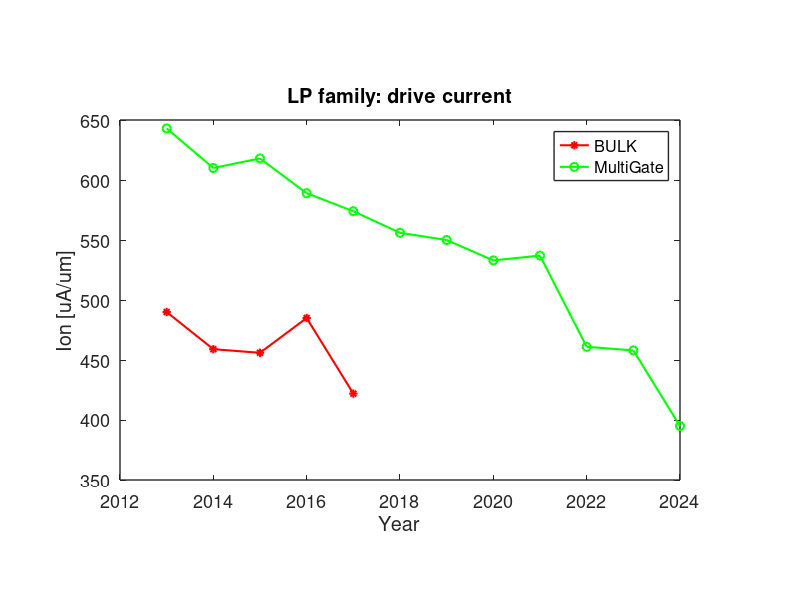
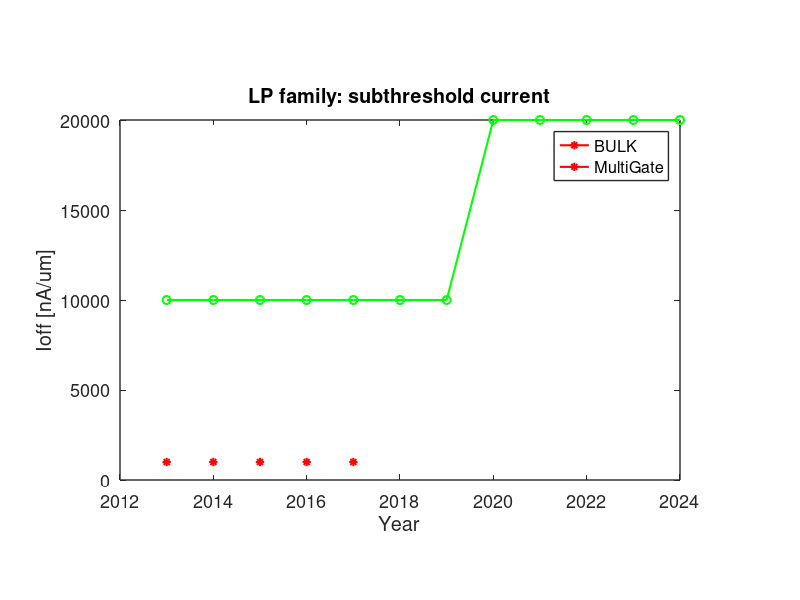
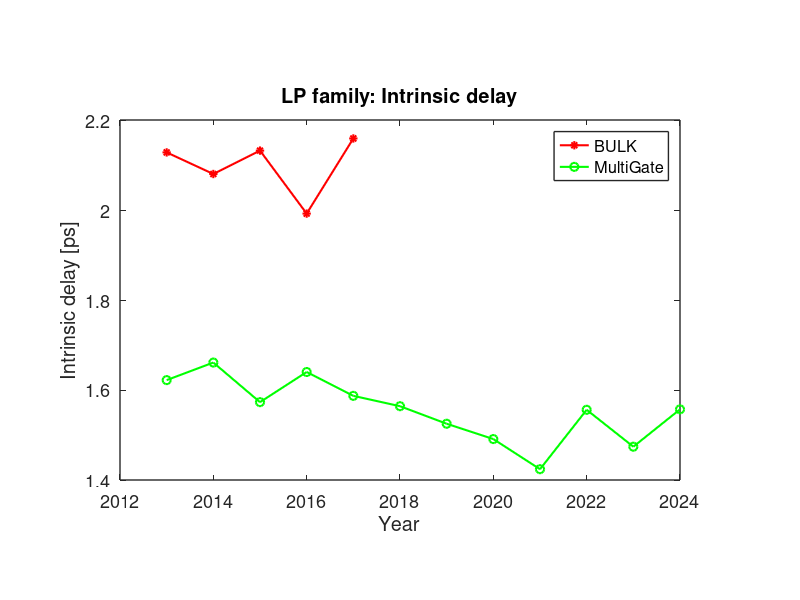
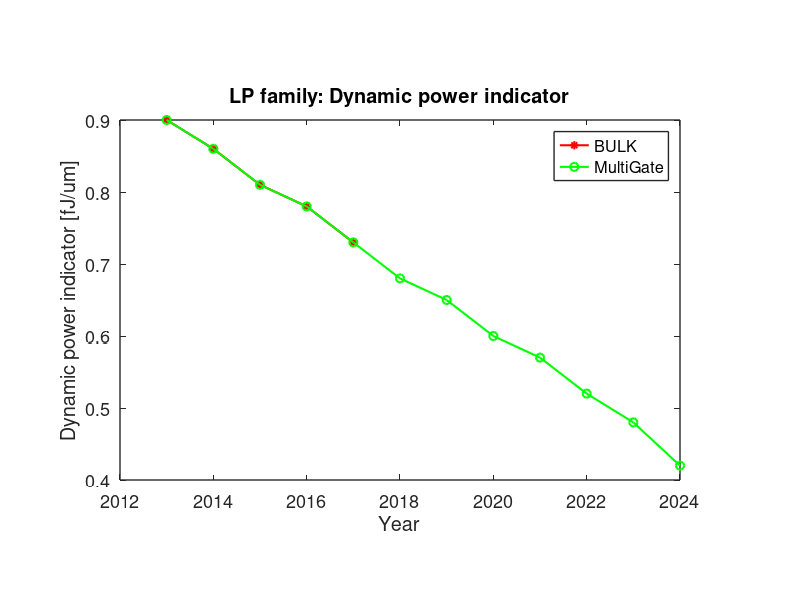

MATLAB code for these plots, in order:
%%%%%%%%%%%%%%%%%%%%%%%%%%
%%%PLOTS SCALING SCRIPT%%%
%%%     LP FAMILY      %%%
%%%%%%%%%%%%%%%%%%%%%%%%%%

clear all
close all
clc

%%ITRS years

year=[2013 2014 2015 2016 2017 2018 2019 2020 2021 2022 2023 2024];
year_B=[2013 2014 2015 2016 2017];


%%
%%Bulk (bulk parameters are marked with _B)
Lg_B=[23 21 19 18 16]; %physical gate length [nm]
Lch_B=[18.4 16.8 15.2 14.4 12.8]; %effective channel length [nm]
Vdd_B=[0.86 0.85 0.83 0.81 0.8]; %power supply voltage [V]
EOT_B=[0.8 0.77 0.73 0.7 0.67]; %equivalent oxide thickness [nm]
eps_HK_B=[12.5 13 13.5 14 14.5]; %dielectric constant of gate dielectric
T_HK_B=[2.56 2.57 2.53 2.51 2.49];%physical gate oxide thickness [nm]
CET_B=[1.1 1.07 1.03 1 0.97]; %capacitance equivalent thickness [nm]
Cch_B=[0.577 0.542 0.509 0.497 0.455]; %[fF/um]
Ioff_B=[10&10&20&20&50]; %[pA/um]
fr_intr_ratio_B=[1.1 1.2 1.3 1.4 1.5]; %ratio of fringing capacitance to intrinsic
C_fringe_B=[0.64 0.65 0.66 0.7 0.68]; %[fF/um]
Cg_tot_B=[1.21 1.19 1.17 1.19 1.14];  %[fF/um]
CVsquared_B=[0.9 0.86 0.81 0.78 0.73]; %dynamic power indicator [fJ/um]
Idsatn_Idsatp_ratio_B=[1.27 1.26 1.25 1.24 1.22];
Ch_doping_B=[5 6 7 7.7 8.4]; %[10^18 cm^(-3)] 
mobility_B=[400 400 400 400 400]; %[cm^(2)/V*s]
Ion_B=[490 459 456 485 422]; %[uA/um]						
Vt_lin_B=[0.619 0.639 0.636 0.676 0.647]; %[V]						
Vth_B=[0.528 0.543 0.533 0.54 0.53]; %[V]	in ITRS is Vt,sat						
Rsd_B=[188 179 171 162 156]; %[ohm*um]
tau_B=[2.128 2.08 2.132 1.992 2.159]; %intrinsic delay [ps]
Vdd_B_Vth_B_ratio=Vdd_B./Vth_B;
Ion_B_Ioff_B_ratio=Ion_B./Ioff_B;

%%
%Bulk function plots

%Charge density for different nodes (complete Qs model)
% [psi0, Qs_B, Qs_approx_B, Qs_app_exp_B]=charge_density_B(Ch_doping_B(1)); %year 2013
% set(0,'DefaultAxesFontSize',13);
% set(0,'DefaultTextFontSize',13);
% set(0,'DefaultLineLinewidth',0.75);
% plot(psi0,fliplr(Qs_B),'b-')
% axis([-0.2 1.3 0 1E-005])
% xlabel('Surface potential Psi(0) [V]')
% ylabel('|Charge density| [C/cm^2]')
% title('Charge density as a function of surface potential for HP (complete model)')
% hold on
% [psi0, Qs_B, Qs_approx_B, Qs_app_exp_B]=charge_density_B(Ch_doping_B(3)); %year 2015
% plot(psi0,fliplr(Qs_B),'g-')
% hold on
% [psi0, Qs_B, Qs_approx_B, Qs_app_exp_B]=charge_density_B(Ch_doping_B(5)); %year 2017
% plot(psi0,fliplr(Qs_B),'r-')
% legend('23nm @2013','19nm @2015','16nm @2017')

% %Charge density with different models (same node) --> ERRORI nei modelli!!!!!
% [psi0, Qs_B, Qs_approx_B, Qs_app_exp_B]=charge_density_B(Ch_doping_B(5)); %year 2017
% figure
% set(0,'DefaultAxesFontSize',13);
% set(0,'DefaultTextFontSize',13);
% set(0,'DefaultLineLinewidth',0.75);
% plot(psi0,fliplr(Qs_B),'b-')
% axis([-0.2 1.4 0 1.2E-005])
% xlabel('Surface potential Psi(0) [V]')
% ylabel('|Charge density| [C/cm^2]')
% title('Charge density in Weak Inversion for HP2017 (16nm)')
% hold on
% [psi0, Qs_B, Qs_approx_B, Qs_app_exp_B]=charge_density_B(Ch_doping_B(5)); %year 2017
% plot(psi0,fliplr(Qs_approx_B),'g-')
% hold on
% [psi0, Qs_B, Qs_approx_B, Qs_app_exp_B]=charge_density_B(Ch_doping_B(5)); %year 2017
% plot(psi0,fliplr(Qs_app_exp_B),'r-')
% legend('Complete model','Approx. model','Approx&Expanded model')
% 
% %Error for approx and app_exp compared to complete model
% err_approx=((Qs_approx_B-Qs_B)./Qs_B).*100;
% err_app_exp=((Qs_app_exp_B-Qs_B)./Qs_B).*100;
% figure
% plot(psi0,err_approx,'g-*',psi0,err_app_exp,'r-*')

%Subthreshold current and behaviour
% [Ids_sub,Ioff,Vgs]=subth_current_B(Lg_B(5), T_HK_B(5), eps_HK_B(5), mobility_B(5), Ch_doping_B(5), Vdd_B(5), Vth_B(5));
% figure
% semilogy(Vgs,Ids_sub)
%axis([0 Vdd_B(5) 1E-24 1E-20])

% Ioff



%%
%%MultiGate (multigate parameters just carry their own name)
Lg=[23 21 19 18 16 14.6 13.3 12.2 11.1 10.1 9.3 8.5]; %physical gate length [nm]
Lch=[18.4 16.8 15.2 14.4 12.8 11.7 10.6 9.8 8.9 8.1 7.4 6.8]; %effective channel length [nm]
Vdd=[0.86 0.85 0.83 0.81 0.8 0.78 0.77 0.75 0.74 0.72 0.71 0.69]; %power supply voltage [V] 
EOT=[0.8 0.77 0.73 0.7 0.67 0.64 0.61 0.59 0.56 0.54 0.51 0.49]; %equivalent oxide thickness [nm]
eps_HK=[12.5 13 13.5 14 14.5 15 15.5 16 16.5 17 17.5 18]; %dielectric constant of gate dielectric
T_HK=[2.56 2.57 2.53 2.51 2.49 2.46 2.42 2.42 2.37 2.35 2.29 2.26];%physical gate oxide thickness [nm]
CET=[1.1 1.07 1.03 1 0.97 0.94 0.91 0.89 0.86 0.84 0.81 0.79]; %capacitance equivalent thickness [nm]
Cch=[0.577 0.542 0.509 0.497 0.455 0.429 0.404 0.379 0.356 0.332 0.317 0.297]; %[fF/um]
Ioff=[10 10 10 10 10 10 10 20 20 20 20 20]; %[pA/um]
fr_intr_ratio=[1.1 1.2 1.3 1.4 1.5 1.6 1.7 1.8 1.9 2 2 2]; %ratio of fringing capacitance to intrinsic
C_fringe=[0.64 0.65 0.66 0.7 0.68 0.69 0.69 0.68 0.68 0.66 0.63 0.59]; %[fF/um]
Cg_tot=[1.21 1.19 1.17 1.19 1.14 1.12 1.09 1.06 1.03 1 0.95 0.89];  %[fF/um]
CVsquared=[0.9 0.86 0.81 0.78 0.73 0.68 0.65 0.6 0.57 0.52 0.48 0.42]; %dynamic power indicator [fJ/um]
Idsatn_Idsatp_ratio=[1.25 1.24 1.22 1.21 1.2 1.19 1.18 1.16 1.15 1.14 1.13 1.12];
Ch_doping=[0.1 0.1 0.1 0.1 0.1 0.1 0.1 0.1 0.1 0.1 0.1 0.1]; %[10^18 cm^(-3)] 
T_body=[7.4 6.7 6.1 5.8 5.1 4.7 4.3 3.9 3.6 3.2 3 2.7]; %[nm]
mobility=[375 375 375 375 375 375 375 300 300 300 300 300]; %[cm^(2)/V*s]
Ion=[643 610 618 589 574 556 550 533 537 461 458 395]; %[uA/um]
Vt_lin=[0.483 0.492 0.492 0.496 0.507 0.507 0.51 0.501 0.507 0.521 0.511 0.52]; %[V]							
Vth=[0.446 0.453 0.453 0.454 0.461 0.459 0.461 0.447 0.446 0.454 0.453 0.46]; %[V] in ITRS is Vt,sat
Rsd=[128 146 130 126 124 117 120 116 112 111 113 123]; %[ohm*um]
tau=[1.622 1.661 1.573 1.64 1.587 1.564 1.525 1.491 1.424 1.556 1.474 1.557]; %intrinsic delay [ps]
Vdd_Vth_ratio=Vdd./Vth;
Ion_Ioff_ratio=Ion./Ioff;
%%
%%Plots

set(0,'DefaultAxesFontSize',13);
set(0,'DefaultTextFontSize',13);
set(0,'DefaultAxesLinewidth',1);
set(0,'DefaultLineLinewidth',1.5);
set(0,'DefaultAxesPosition',[0.15 0.2 0.7 0.6]);

%Drive current
figure
plot(year_B,Ion_B, 'r-*')
hold on
plot(year,Ion, 'g-o')
title('LP family: drive current')
xlabel('Year')
ylabel('Ion [uA/um]')
legend('BULK', 'MultiGate')

%Subthreshold current
figure
plot(year_B, 1000.*Ioff_B, 'r-*')
hold on
plot(year, 1000.*Ioff, 'g-o')
title('LP family: subthreshold current')
xlabel('Year')
ylabel('Ioff [nA/um]')
legend('BULK', 'MultiGate')

%Intrinsic delay 
figure
plot(year_B, tau_B, 'r-*')
hold on
plot(year, tau, 'g-o')
title('LP family: Intrinsic delay')
xlabel('Year')
ylabel('Intrinsic delay [ps]')
legend('BULK', 'MultiGate')

%Dynamic power indicator
figure
plot(year_B, CVsquared_B, 'r-*')
hold on
plot(year, CVsquared, 'g-o')
title('LP family: Dynamic power indicator')
xlabel('Year')
ylabel('Dynamic power indicator [fJ/um]')
legend('BULK', 'MultiGate')

Vdd/Vth
figure
plot(year_B, Vdd_B_Vth_B_ratio, 'r-*')
hold on
plot(year, Vdd_Vth_ratio, 'g-o')
title('LP family: Vdd/Vth')
xlabel('Year')
ylabel('Vdd/Vth')
legend('BULK', 'MultiGate')

%Ion/Ioff
figure
plot(year_B, Ion_B_Ioff_B_ratio, 'r-*')
hold on
plot(year, Ion_Ioff_ratio, 'g-o')
title('LP family: Ion/Ioff')
xlabel('Year')
ylabel('Ion/Ioff')
legend('BULK', 'MultiGate')